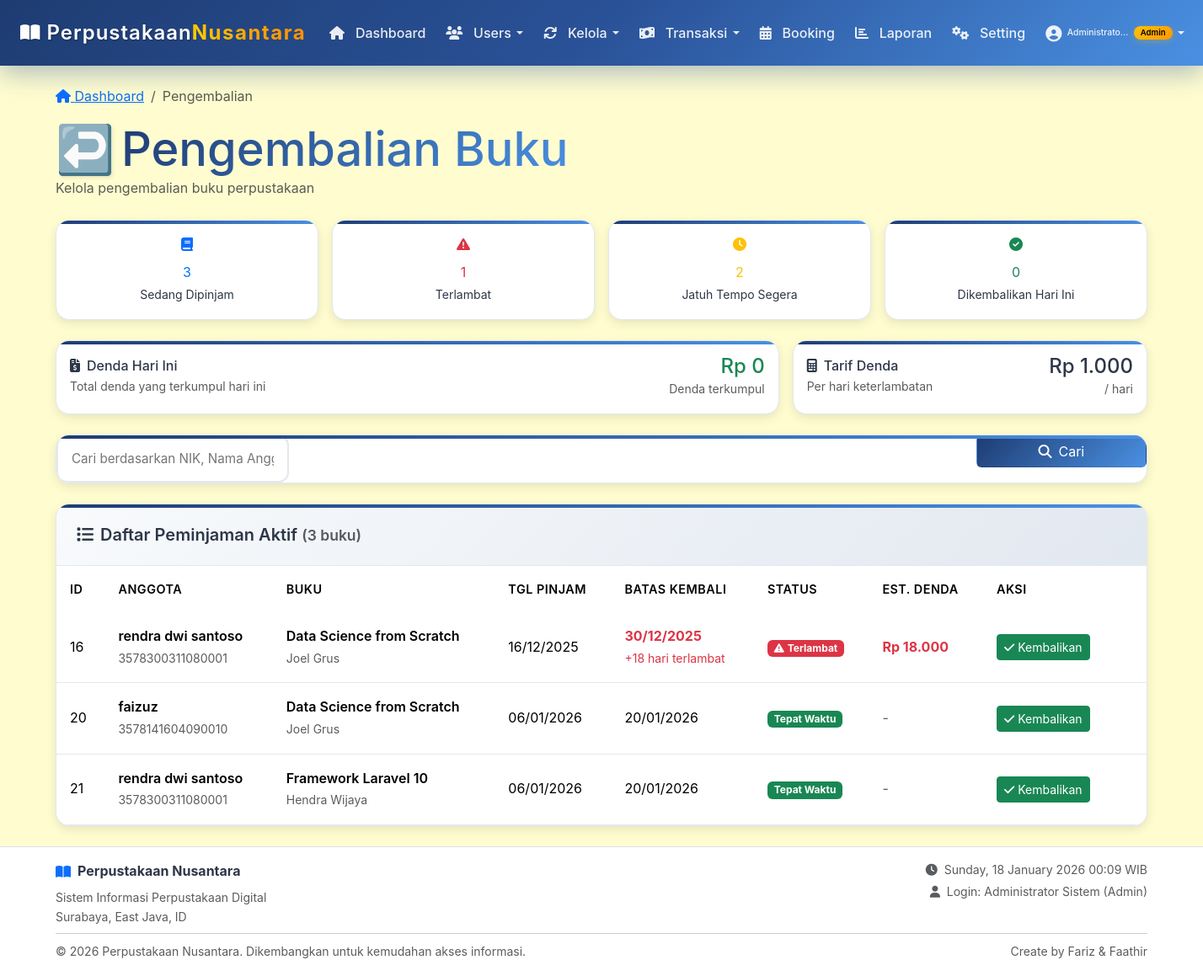
The app's page /admin/transaksi/pengembalian.php (signed in) with its own data.
### tables this page shows
CREATE TABLE `pengaturan` (
  `id` int(11) NOT NULL,
  `setting_key` varchar(50) NOT NULL,
  `setting_value` text DEFAULT NULL,
  `description` varchar(255) DEFAULT NULL,
  `updated_at` timestamp NOT NULL DEFAULT current_timestamp() ON UPDATE current_timestamp()
);

CREATE TABLE `peminjaman` (
  `id_peminjaman` int(11) NOT NULL,
  `nik` varchar(20) NOT NULL,
  `isbn` varchar(20) NOT NULL,
  `tanggal_pinjam` date NOT NULL,
  `tanggal_kembali` date NOT NULL,
  `status` enum('dipinjam','dikembalikan') DEFAULT 'dipinjam',
  `created_at` timestamp NOT NULL DEFAULT current_timestamp()
);

CREATE TABLE `anggota` (
  `nik` varchar(20) NOT NULL,
  `nama` varchar(100) NOT NULL,
  `no_hp` varchar(15) DEFAULT NULL,
  `alamat` text NOT NULL,
  `created_at` timestamp NOT NULL DEFAULT current_timestamp(),
  `user_id` int(11) DEFAULT NULL
);

CREATE TABLE `buku` (
  `isbn` varchar(20) NOT NULL,
  `judul` varchar(100) NOT NULL,
  `pengarang` varchar(50) NOT NULL,
  `id_penerbit` int(11) DEFAULT NULL,
  `id_rak` int(11) DEFAULT NULL,
  `tahun_terbit` int(4) NOT NULL,
  `stok_total` int(11) DEFAULT 0,
  `stok_tersedia` int(11) DEFAULT 0,
  `status` varchar(20) DEFAULT 'tersedia',
  `created_at` timestamp NOT NULL DEFAULT current_timestamp()
);

### includes/functions.php (called while the page is built, shortened)
<?php
if (!function_exists('formatRupiah')) {
    function formatRupiah($amount) {
        return 'Rp ' . number_format($amount, 0, ',', '.');
    }
}
if (!function_exists('formatTanggal')) {
    function formatTanggal($date, $format = 'd/m/Y') {
        return date($format, strtotime($date));
    }
}
?>

### admin/transaksi/pengembalian.php (the view, shortened to what this page needs)
<?php
require_once '../../includes/functions.php';
include '../../config/database.php';
$stmt = $conn->query("SELECT setting_value FROM pengaturan WHERE setting_key = 'denda_per_hari'");
$denda_per_hari = (int)$stmt->fetchColumn() ?: 1000;
$whereClause = "WHERE p.status = 'dipinjam'";
$params = [];
$query = "
    SELECT p.*, a.nama, a.nik, b.judul, b.pengarang, b.isbn,
           DATEDIFF(CURDATE(), p.tanggal_kembali) as hari_terlambat,
           CASE
               WHEN CURDATE() > p.tanggal_kembali THEN (DATEDIFF(CURDATE(), p.tanggal_kembali) * {$denda_per_hari})
               ELSE 0
           END as estimasi_denda
    FROM peminjaman p
    JOIN anggota a ON p.nik = a.nik
    JOIN buku b ON p.isbn = b.isbn
    $whereClause
    ORDER BY p.tanggal_kembali ASC
";
$stmt = $conn->prepare($query);
$stmt->execute($params);
$peminjaman_list = $stmt->fetchAll();
$stats = [
    'total_active' => $conn->query("SELECT COUNT(*) FROM peminjaman WHERE status = 'dipinjam'")->fetchColumn(),
    'overdue' => $conn->query("SELECT COUNT(*) FROM peminjaman WHERE status = 'dipinjam' AND tanggal_kembali < CURDATE()")->fetchColumn(),
    'due_soon' => $conn->query("SELECT COUNT(*) FROM peminjaman WHERE status = 'dipinjam' AND tanggal_kembali BETWEEN CURDATE() AND DATE_ADD(CURDATE(), INTERVAL 3 DAY)")->fetchColumn(),
    'total_returns_today' => $conn->query("SELECT COUNT(*) FROM pengembalian WHERE DATE(tanggal_pengembalian_aktual) = CURDATE()")->fetchColumn(),
    'total_fines_today' => $conn->query("SELECT SUM(denda) FROM pengembalian WHERE DATE(tanggal_pengembalian_aktual) = CURDATE()")->fetchColumn() ?: 0
];
include '../../includes/header.php';
?>
<div class="container py-4">
    <div class="d-flex justify-content-between align-items-center mb-4">
        <div>
            <nav aria-label="breadcrumb">
                <ol class="breadcrumb">
                    <li class="breadcrumb-item">
                        <a href="../dashboard.php"><i class="fas fa-home"></i> Dashboard</a>
                    </li>
                    <li class="breadcrumb-item active">Pengembalian</li>
                </ol>
            </nav>
            <h1 class="h3 mb-0 title-container">
                <span class="logo-emoji">↩️</span>
                <span class="title-gradient">Pengembalian Buku</span>
            </h1>
            <p class="text-muted mb-0">Kelola pengembalian buku perpustakaan</p>
        </div>
    </div>
    <div class="row g-3 mb-4">
        <div class="col-md-3">
            <div class="modern-card text-center p-3">
                <div class="stat-icon mb-2">
                    <i class="fas fa-book text-primary"></i>
                </div>
                <div class="stat-number text-primary"><?= $stats['total_active'] ?></div>
                <small class="stat-label">Sedang Dipinjam</small>
            </div>
        </div>
        <div class="col-md-3">
            <div class="modern-card text-center p-3">
                <div class="stat-icon mb-2">
                    <i class="fas fa-exclamation-triangle text-danger"></i>
                </div>
                <div class="stat-number text-danger"><?= $stats['overdue'] ?></div>
                <small class="stat-label">Terlambat</small>
            </div>
        </div>
        <div class="col-md-3">
            <div class="modern-card text-center p-3">
                <div class="stat-icon mb-2">
                    <i class="fas fa-clock text-warning"></i>
                </div>
                <div class="stat-number text-warning"><?= $stats['due_soon'] ?></div>
                <small class="stat-label">Jatuh Tempo Segera</small>
            </div>
        </div>
        <div class="col-md-3">
            <div class="modern-card text-center p-3">
                <div class="stat-icon mb-2">
                    <i class="fas fa-check-circle text-success"></i>
                </div>
                <div class="stat-number text-success"><?= $stats['total_returns_today'] ?></div>
                <small class="stat-label">Dikembalikan Hari Ini</small>
            </div>
        </div>
    </div>
    <div class="row g-3 mb-4">
        <div class="col-md-8">
            <div class="modern-card p-3">
                <div class="d-flex justify-content-between align-items-center">
                    <div>
                        <h6 class="mb-1"><i class="fas fa-file-invoice-dollar me-2"></i>Denda Hari Ini</h6>
                        <p class="mb-0 text-muted small">Total denda yang terkumpul hari ini</p>
                    </div>
                    <div class="text-end">
                        <div class="h4 mb-0 text-success"><?= formatRupiah($stats['total_fines_today']) ?></div>
                        <small class="text-muted">Denda terkumpul</small>
                    </div>
                </div>
            </div>
        </div>
        <div class="col-md-4">
            <div class="modern-card p-3">
                <div class="d-flex justify-content-between align-items-center">
                    <div>
                        <h6 class="mb-1"><i class="fas fa-calculator me-2"></i>Tarif Denda</h6>
                        <p class="mb-0 text-muted small">Per hari keterlambatan</p>
                    </div>
                    <div class="text-end">
                        <div class="h4 mb-0"><?= formatRupiah($denda_per_hari) ?></div>
                        <small class="text-muted">/ hari</small>
                    </div>
                </div>
            </div>
        </div>
    </div>
    <div class="modern-card mb-4">
        <div class="card-body">
            <form method="GET" class="row g-3">
                <div class="col-md-10">
                    <input type="text" name="search" class="form-control-modern"
                           placeholder="Cari berdasarkan NIK, Nama Anggota, ISBN, atau Judul Buku..."
                           value="<?= htmlspecialchars($_GET['search'] ?? '') ?>">
                </div>
                <div class="col-md-2">
                    <button type="submit" class="btn btn-primary-modern w-100">
                        <i class="fas fa-search me-2"></i>Cari
                    </button>
                </div>
            </form>
        </div>
    </div>
    <div class="modern-card">
        <div class="card-header-modern">
            <h5 class="card-title-modern mb-0">
                <i class="fas fa-list me-2"></i>Daftar Peminjaman Aktif
                <small class="text-muted">(<?= count($peminjaman_list) ?> buku)</small>
            </h5>
        </div>
        <div class="card-body p-0">
            <?php if (!empty($peminjaman_list)): ?>
                <div class="table-responsive">
                    <table class="table table-modern mb-0">
                        <thead>
                            <tr>
                                <th>ID</th>
                                <th>Anggota</th>
                                <th>Buku</th>
                                <th>Tgl Pinjam</th>
                                <th>Batas Kembali</th>
                                <th>Status</th>
                                <th>Est. Denda</th>
                                <th width="15%">Aksi</th>
                            </tr>
                        </thead>
                        <tbody>
                            <?php foreach ($peminjaman_list as $row): ?>
                                <tr>
                                    <td><?= $row['id_peminjaman'] ?></td>
                                    <td>
                                        <div class="fw-semibold"><?= htmlspecialchars($row['nama']) ?></div>
                                        <small class="text-muted"><?= htmlspecialchars($row['nik']) ?></small>
                                    </td>
                                    <td>
                                        <div class="fw-semibold"><?= htmlspecialchars($row['judul']) ?></div>
                                        <small class="text-muted"><?= htmlspecialchars($row['pengarang']) ?></small>
                                    </td>
                                    <td><?= formatTanggal($row['tanggal_pinjam']) ?></td>
                                    <td>
                                        <div class="<?= $row['hari_terlambat'] > 0 ? 'text-danger fw-bold' : '' ?>">
                                            <?= formatTanggal($row['tanggal_kembali']) ?>
                                        </div>
                                        <?php if ($row['hari_terlambat'] > 0): ?>
                                            <small class="text-danger">+<?= $row['hari_terlambat'] ?> hari terlambat</small>
                                        <?php endif; ?>
                                    </td>
                                    <td>
                                        <?php if ($row['hari_terlambat'] > 0): ?>
                                            <span class="badge bg-danger">
                                                <i class="fas fa-exclamation-triangle me-1"></i>Terlambat
                                            </span>
                                        <?php else: ?>
                                            <span class="badge bg-success">Tepat Waktu</span>
                                        <?php endif; ?>
                                    </td>
                                    <td>
                                        <?php if ($row['estimasi_denda'] > 0): ?>
                                            <span class="text-danger fw-bold">
                                                <?= formatRupiah($row['estimasi_denda']) ?>
                                            </span>
                                        <?php else: ?>
                                            <span class="text-muted">-</span>
                                        <?php endif; ?>
                                    </td>
                                    <td>
                                        <button type="button" class="btn btn-sm btn-success"
                                                onclick="prosesKembali(<?= $row['id_peminjaman'] ?>, '<?= htmlspecialchars(addslashes($row['judul'])) ?>', '<?= htmlspecialchars(addslashes($row['nama'])) ?>', '<?= htmlspecialchars($row['nik']) ?>', '<?= htmlspecialchars($row['isbn']) ?>', '<?= $row['tanggal_pinjam'] ?>', '<?= $row['tanggal_kembali'] ?>', <?= $row['hari_terlambat'] ?>, <?= $row['estimasi_denda'] ?>)">
                                            <i class="fas fa-check me-1"></i>Kembalikan
                                        </button>
                                    </td>
                                </tr>
                            <?php endforeach; ?>
                        </tbody>
                    </table>
                </div>
            <?php endif; ?>
        </div>
    </div>
</div>
<?php include '../../includes/footer.php'; ?>

### assets/css/style.css (style rules this page uses)
:root { --primary-gradient: linear-gradient(135deg, #667eea 0%, #764ba2 100%); --secondary-gradient: linear-gradient(135deg, #f093fb 0%, #f5576c 100%); --success-gradient: linear-gradient(135deg, #4facfe 0%, #00f2fe 100%); --dark-bg: #1a1d29; --card-bg: #ffffff; --text-primary: #2d3748; --text-secondary: #718096; --border-color: #e2e8f0; --shadow-sm: 0 2px 4px rgba(0,0,0,0.05); --shadow-md: 0 4px 12px rgba(0,0,0,0.1); --shadow-lg: 0 8px 25px rgba(0,0,0,0.15); --border-radius: 16px; --transition: all 0.3s cubic-bezier(0.4, 0, 0.2, 1); }
* { margin: 0; padding: 0; box-sizing: border-box; }
html { height: 100%; }
body { font-family: 'Inter', sans-serif; background: #FFFDD0; color: var(--text-primary); line-height: 1.6; min-height: 100vh; display: flex; flex-direction: column; margin: 0; padding: 0; }
body > .container, #main-wrapper > .container { flex: 1 0 auto; width: 100%; padding-bottom: 2rem; }
.modern-card { background: var(--card-bg); border: 1px solid var(--border-color); border-radius: var(--border-radius); box-shadow: var(--shadow-md); transition: var(--transition); overflow: hidden; position: relative; }
.modern-card::before { content: ''; position: absolute; top: 0; left: 0; right: 0; height: 4px; background: linear-gradient(135deg, #1e3c72 0%, #4A90E2 100%); }
.card-header-modern { background: linear-gradient(135deg, #f8fafc 0%, #e2e8f0 100%); border: none; padding: 1.5rem; border-bottom: 1px solid var(--border-color); }
.card-title-modern { font-size: 1.25rem; font-weight: 600; margin: 0; color: var(--text-primary); }
.form-control-modern { border: 2px solid var(--border-color); border-radius: 12px; padding: 0.875rem 1rem; font-size: 0.95rem; transition: var(--transition); background: var(--card-bg); }
.btn-primary-modern { background: linear-gradient(135deg, #1e3c72 0%, #4A90E2 100%); color: white; }
.table-modern { background: white; border-radius: var(--border-radius); overflow: hidden; box-shadow: var(--shadow-sm); }
.table-modern thead { background: linear-gradient(135deg, #1e3c72 0%, #4A90E2 100%); color: white; opacity: 0; transform: translateY(-20px); animation: slideDownHeader 0.6s ease-out 0.4s forwards; }
.table-modern th { font-weight: 600; border: none; padding: 1rem; font-size: 0.9rem; text-transform: uppercase; letter-spacing: 0.5px; }
.table-modern td { padding: 1rem; border: none; border-bottom: 1px solid var(--border-color); vertical-align: middle; }
.table-modern tbody tr { opacity: 0; transform: translateY(30px); animation: slideUpRow 0.6s ease-out forwards; }
.table-modern tbody tr:nth-child(1) { animation-delay: 0.5s; }
.table-modern tbody tr:nth-child(2) { animation-delay: 0.6s; }
.table-modern tbody tr:nth-child(3) { animation-delay: 0.7s; }
.title-container { display: flex; align-items: center; flex-wrap: nowrap; gap: 0.5rem; width: 100%; }
.logo-emoji { font-size: 3rem; display: inline-block; flex-shrink: 0; color: initial; background: none; -webkit-text-fill-color: initial; text-shadow: 2px 2px 4px rgba(0,0,0,0.1); animation: logoFloat 3s ease-in-out infinite; }
.title-gradient { background: linear-gradient(135deg, #1e3c72 0%, #4A90E2 100%); background-clip: text; -webkit-background-clip: text; -webkit-text-fill-color: transparent; display: inline-block; flex: 1; line-height: 1.2; word-break: keep-all; }
@media (min-width: 1200px) { .title-gradient { font-size: 3.5rem; } }
@media (min-width: 1200px) { .logo-emoji { font-size: 3.5rem; } }

### includes/header.php (style rules this page uses)
body { font-family: 'Inter', -apple-system, BlinkMacSystemFont, 'Segoe UI', Roboto, sans-serif; }

### records on screen
pengaturan: setting_value "Rp 1.000"
peminjaman: id_peminjaman "16", nik.nama "rendra dwi santoso", nik.nik "3578300311080001", isbn.judul "Data Science from Scratch", isbn.pengarang "Joel Grus", tanggal_pinjam "16/12/2025", tanggal_kembali "30/12/2025", hari_terlambat "18", shows "Terlambat", estimasi_denda "Rp 18.000"
peminjaman: id_peminjaman "20", nik.nama "faizuz", nik.nik "3578141604090010", isbn.judul "Data Science from Scratch", isbn.pengarang "Joel Grus", tanggal_pinjam "06/01/2026", tanggal_kembali "20/01/2026", shows "Tepat Waktu"
peminjaman: id_peminjaman "21", nik.nama "rendra dwi santoso", nik.nik "3578300311080001", isbn.judul "Framework Laravel 10", isbn.pengarang "Hendra Wijaya", tanggal_pinjam "06/01/2026", tanggal_kembali "20/01/2026", shows "Tepat Waktu"

### other values on screen
strlen($nama) > 12 ? substr($nama, 0, 12) . '...' : $nama "Administrato..."
$badge_text "Admin"
$stats['total_active'] "3"
$stats['overdue'] "1"
$stats['due_soon'] "2"
$stats['total_returns_today'] "0"
formatRupiah($stats['total_fines_today']) "Rp 0"
count($peminjaman_list) "3"
SITE_NAME "Perpustakaan Nusantara"
$SISTEM['alamat_perpustakaan'] "Surabaya, East Java, ID"
$current_user['nama'] "Administrator Sistem"
str_replace('_', ' ', $current_user['role']) "Admin"
